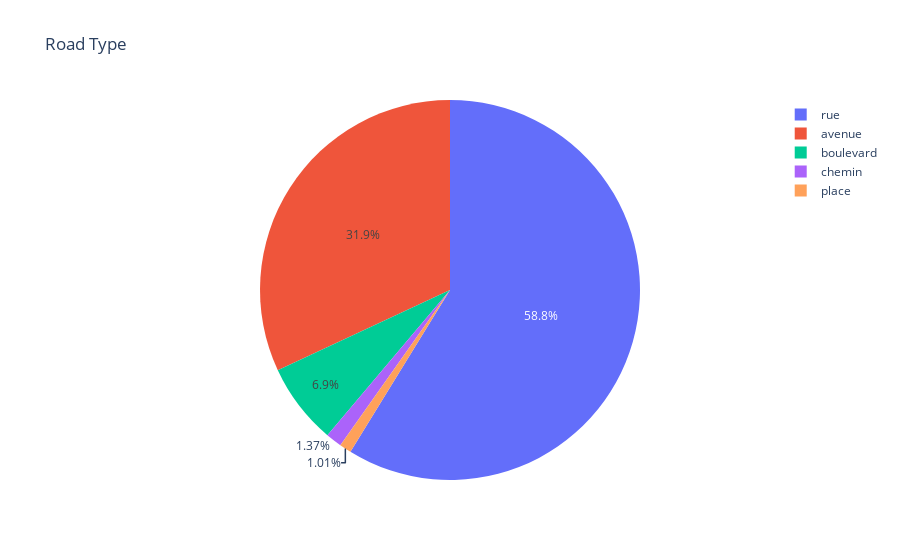

The code cell stored with this chart in its notebook:
### Markdown cell above
### What are the most impacted road type ?

### Code cell
data = df_remorquages_mtl.groupby(["road_type"])\
                        .count()\
                        .sort_values("DATE_ORIGINE",ascending=True).reset_index()
data = data[data["DATE_ORIGINE"]> 1000]
fig = px.pie(data, values='DATE_ORIGINE', names='road_type', title='Road Type')
fig.show()

### Figure 1 — Plotly figure (JSON) as saved in the notebook; plotly's stock layout.template omitted (floating-point values rounded to 4 significant figures)
{"data": [{"domain": {"x": [0, 1], "y": [0, 1]}, "hovertemplate": "road_type=%{label}<br>DATE_ORIGINE=%{value}<extra></extra>", "labels": ["place", "chemin", "boulevard", "avenue", "rue"], "legendgroup": "", "name": "", "showlegend": true, "type": "pie", "values": [2404, 3254, 16369, 75822, 139520]}], "layout": {"legend": {"tracegroupgap": 0}, "title": {"text": "Road Type"}}}
